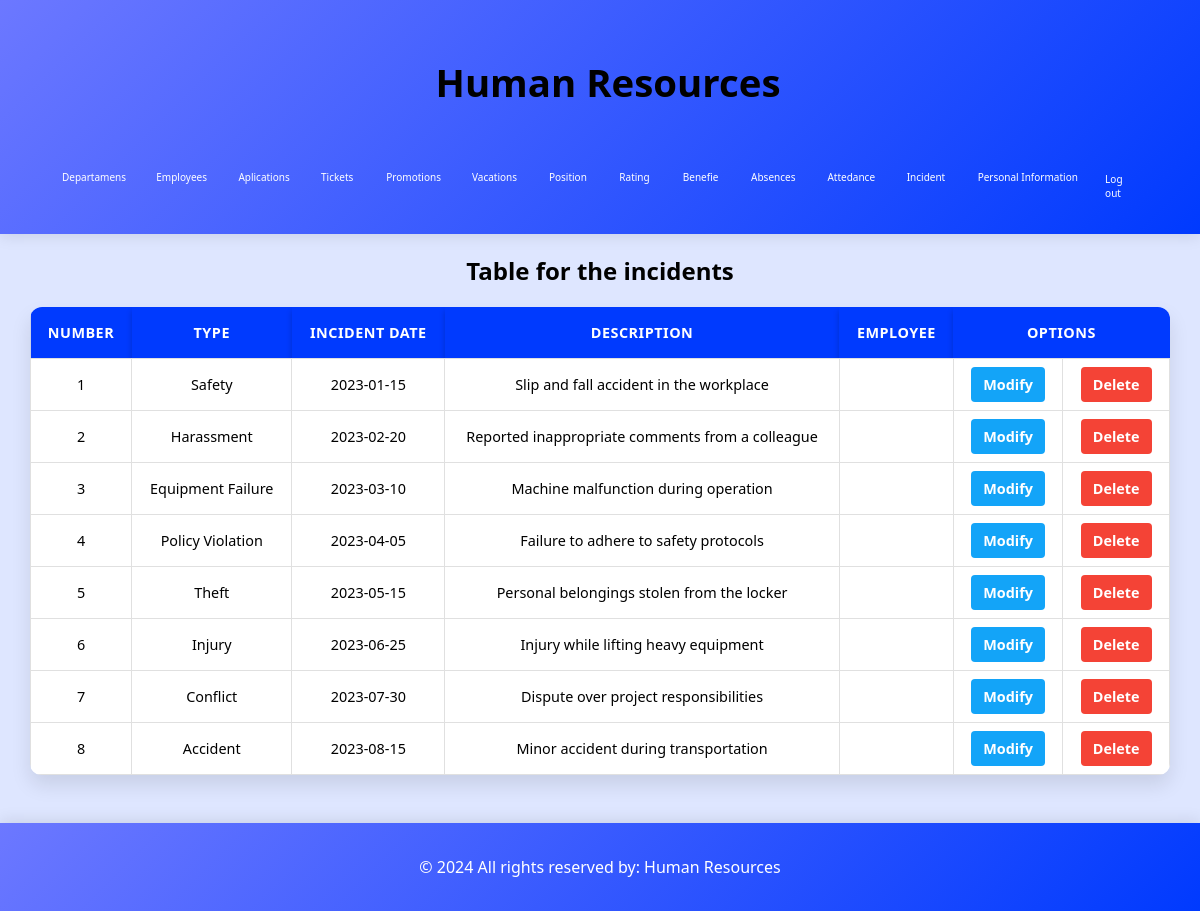
The app's page /Human_Resources/complaints.php (signed in) with its own data.
### tables this page shows
create table incident(
    id int primary key auto_increment,
    incidentType varchar(40) not null,
    incidentDate date not null,
    description varchar(60) not null,
    employee varchar(5) not null,
    index idx_incident(incidentDate),

    foreign key(employee) references employee(code)
);

### admin/functionsAdmin.php (called while the page is built, shortened)
<?php
require("../includes/config/MySQL_ConexionDB.php");
function showIncidents(){
    global $db_con;
    $incidents = [];
    try {
        $query = "SELECT * FROM incident";
        $stm = $db_con->prepare($query);
        $stm->execute();
        while ($row = $stm->fetch(PDO::FETCH_ASSOC)) {
            $incidents[] = $row;
        }
    } catch (PDOException $e) {
        exit("Error en la consulta: " . $e->getMessage());
    }
    return $incidents;
}
?>

### Human_Resources/complaints.php (the view, shortened to what this page needs)
<?php include "../includes/headerHR.php";
require_once "../includes/config/MySQL_ConexionDB.php";
require_once "../admin/functionsAdmin.php";
$incident = showIncidents();
?>
<section>
    <h2>Table for the incidents</h2>
    <div>
        <table border="1" class="tableAdmin">
            <tr>
                <th>Number</th>
                <th>Type</th>
                <th>Incident Date</th>
                <th>Description</th>
                <th>Employee</th>
                <th colspan="2">Options</th>
            </tr>
            <?php foreach($incident as $renglon) { ?></php>
          <tr>
                <td><?=$renglon['id']?></td>
                <td><?=$renglon['incidentType']?></td>
                <td><?=$renglon['incidentDate']?></td>
                <td><?=$renglon['description']?></td>
                <?php $name = firstname($renglon['employee']);?>
                <?php $lastname = lastname($renglon['employee']);?>
                <td><?=$name." ".$lastname?></td>
                <td><a href="modifyIncident.php?id=<?php echo $renglon['id']?>" class="action-modify">Modify</a></td>
                <td><a href="deleteIncident.php?id=<?php echo $renglon['id']; ?>&action=delete" class="action-delete">Delete</a></td>
            </tr><?php
            } ?>
        </table>
    </div>
</section>
<?php include "../includes/footer.php" ?>

### includes/headerHR.php (shortened to what this page needs)
<!DOCTYPE html>
<html lang="en">
<head>
    <link rel="stylesheet" href="../css/modal.css">
    <link rel="stylesheet" href="../css/perfil.css">
    <link rel="stylesheet" href="../css/estilosdeLeon.css">
</head>
<body>
<section class="header">
    <a href="../Human_Resources/homeRH.php" style="text-decoration: none; color: inherit;">
        <h1>Human Resources</h1>
    </a><br>
    <div class="options">
        <nav>
            <div class="dropdown">
                <a href="../Human_Resources/departaments.php" class="dropbtn">Departamens</a>
            </div>
            <div class="dropdown">
                <a href="../Human_Resources/employee.php" class="dropbtn">Employees</a>
            </div>
            <div class="dropdown">
                <a href="../Human_Resources/aplications.php" class="dropbtn">Aplications</a>
            </div>
            <div class="dropdown">
                <a href="../Human_Resources/tickets.php" class="dropbtn">Tickets</a>
            </div>
            <div class="dropdown">
                <a href="../Human_Resources/promotions.php" class="dropbtn">Promotions</a>
            </div>
            <div class="dropdown">
                <a href="../Human_Resources/vacations.php" class="dropbtn">Vacations</a>
            </div>
            <div class="dropdown">
                <a href="../Human_Resources/position.php" class="dropbtn">Position</a>
            </div>
            <div class="dropdown">
                <a href="../Human_Resources/rating.php" class="dropbtn">Rating</a>
            </div>
            <div class="dropdown">
                <a href="../Human_Resources/benefie.php" class="dropbtn">Benefie</a>
            </div>
            <div class="dropdown">
                <a href="../Human_Resources/absences.php" class="dropbtn">Absences</a>
            </div>
            <div class="dropdown">
                <a href="../Human_Resources/attedance.php" class="dropbtn">Attedance</a>
            </div>
            <div class="dropdown">
                <a href="../Human_Resources/incident.php" class="dropbtn">Incident</a>
            </div>
            <div class="dropdown">
                <a href="../Human_Resources/informationAdmin.php" class="dropbtn">Personal Information</a>
            </div>
            <a href="../Session/logout.php">Log out</a>
        </nav>
    </div>
</section>

### includes/footer.php
<section>
    <footer class="custom-footer text-center py-4">
        <div class="">
            <p class="mb">
                &copy; <?php echo date("Y"); ?> All rights reserved by: Human Resources
            </p>
        </div>
    </footer>
</section>

### css/estilosdeLeon.css (style rules this page uses)
:root { --font-main: 'Segoe UI', sans-serif; --white: #ffffff; --black: #000000; --little_blue: #dee6ff; --little_gray: #efefef; --blue: #6c78ff; --blue_little: #ebf9ff; --dark_blue: #003afe; --very_green: #4dfe00; --green: #1ce42b; --purple: #003afe; --rojo: #ff4c4c; --rojo_hover: #ff6666; }
body { background-color: var(--little_blue); display: grid; min-height: 100vh; position: relative; grid-template-rows: auto 1fr auto; margin: 0; }
::placeholder { color: black; font-size: 1rem; font-family: Impact, Haettenschweiler, 'Arial Narrow Bold', sans-serif; opacity: .70; }
.tableAdmin { border-collapse: collapse; text-align: center; margin: auto; font-size: 0.9rem; width: 95%; border: none; font-family: Arial, sans-serif; box-shadow: 0 10px 20px rgba(0, 0, 0, 0.1); border-radius: 12px; overflow: hidden; }
.tableAdmin th { background-color: var(--purple); color: white; font-family: Arial, sans-serif; padding: 1rem; border: none; text-transform: uppercase; letter-spacing: 0.5px; box-shadow: 0 4px 6px rgba(0, 0, 0, 0.2); }
.tableAdmin td { background-color: #ffffff; padding: 1rem; border: 1px solid #e0e0e0; color: var(--dark-gray); font-family: Arial, sans-serif; transition: background-color 0.3s ease, color 0.3s ease, border-color 0.3s ease; }
.tableAdmin tr:nth-child(even) { background-color: #f9f9f9; }
.tableAdmin tr:nth-child(odd) { background-color: #fff; }
.action-modify { background-color: #13a4f8; color: white; padding: 8px 12px; text-decoration: none; border-radius: 4px; font-weight: bold; transition: background-color 0.3s; }
.action-delete { background-color: #f44336; color: white; padding: 8px 12px; text-decoration: none; border-radius: 4px; font-weight: bold; transition: background-color 0.3s; }
.header { background: linear-gradient(135deg, var(--blue) 0%, var(--dark_blue) 100%); padding: 1.5rem 3rem; display: flex; justify-content: space-between; align-items: center; flex-wrap: wrap; flex-direction: column; transition: all 0.3s ease; box-shadow: 0 2px 15px rgba(0, 0, 0, 0.1); }
.header nav { display: flex; gap: 10px; align-items: center; }
.header nav a { color: var(--white); text-decoration: none; padding: 10px 14px; font-size: 10px; border-radius: 8px; transition: all 0.3s ease; position: relative; overflow: hidden; }
.header nav a::after { content: ''; position: absolute; bottom: 0; left: 50%; width: 0; height: 2px; background: var(--white); transition: all 0.3s ease; transform: translateX(-50%); }
footer { background: linear-gradient(135deg, var(--blue) 0%, var(--dark_blue) 100%); padding: 2rem 1.5rem; display: flex; flex-direction: column; justify-content: center; align-items: center; gap: 1rem; margin-top: 3rem; box-shadow: 0 -2px 15px rgba(0, 0, 0, 0.1); }
footer p { font-family: 'Segoe UI', Tahoma, Geneva, Verdana, sans-serif; color: var(--white); font-size: 1rem; text-align: center; margin: 0; line-height: 1.5; }
html { height: 100%; font-family: var(--font-main); }
h1 { text-align: center; font-size: 2.4rem; font-family: var(--font-main); margin-left: 1rem; }
h2 { text-align: center; font-family: var(--font-main); }
p { font-family: var(--font-main); }
footer p { font-family: var(--font-main); text-align: center; }
::placeholder { font-family: var(--font-main); font-size: 1rem; opacity: .70; }
.header nav a { font-family: var(--font-main); }
.tableAdmin { font-family: var(--font-main); }
.tableAdmin th { font-family: var(--font-main); }
.tableAdmin td { font-family: var(--font-main); }

### records on screen
incident: id "1", incidentType "Safety", incidentDate "2023-01-15", description "Slip and fall accident in the workplace"
incident: id "2", incidentType "Harassment", incidentDate "2023-02-20", description "Reported inappropriate comments from a colleague"
incident: id "3", incidentType "Equipment Failure", incidentDate "2023-03-10", description "Machine malfunction during operation"
incident: id "4", incidentType "Policy Violation", incidentDate "2023-04-05", description "Failure to adhere to safety protocols"
incident: id "5", incidentType "Theft", incidentDate "2023-05-15", description "Personal belongings stolen from the locker"
incident: id "6", incidentType "Injury", incidentDate "2023-06-25", description "Injury while lifting heavy equipment"
incident: id "7", incidentType "Conflict", incidentDate "2023-07-30", description "Dispute over project responsibilities"
incident: id "8", incidentType "Accident", incidentDate "2023-08-15", description "Minor accident during transportation"
